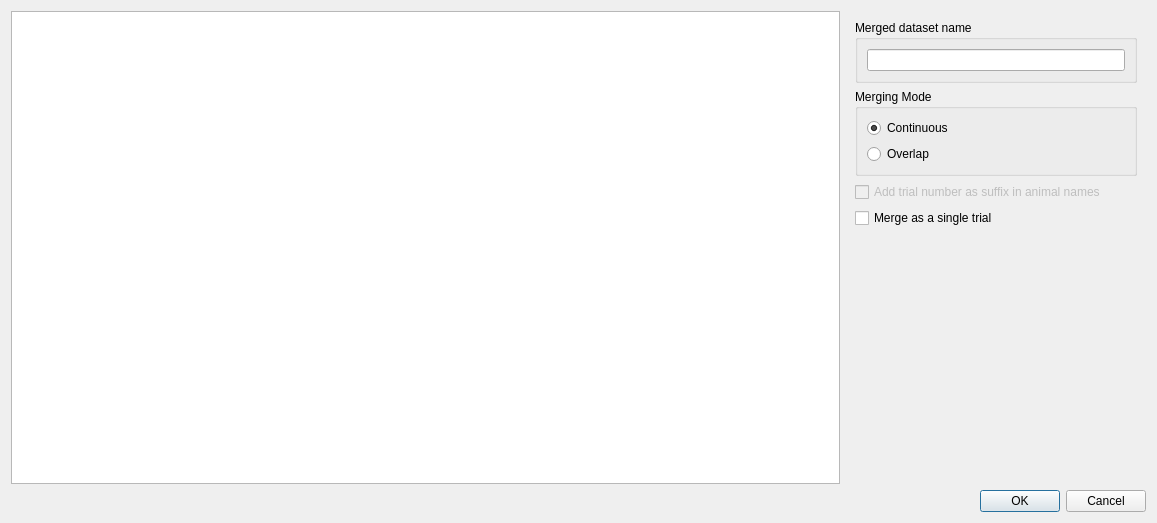
<?xml version="1.0" encoding="UTF-8"?>
<ui version="4.0">
 <author>Anton Rau</author>
 <class>DatasetsMergeDialog</class>
 <widget class="QDialog" name="DatasetsMergeDialog">
  <property name="geometry">
   <rect>
    <x>0</x>
    <y>0</y>
    <width>1157</width>
    <height>523</height>
   </rect>
  </property>
  <property name="windowTitle">
   <string>Merge Datasets</string>
  </property>
  <layout class="QVBoxLayout" name="verticalLayout">
   <item>
    <layout class="QHBoxLayout" name="horizontalLayout">
     <item>
      <widget class="QTableWidget" name="tableWidget">
       <property name="sizePolicy">
        <sizepolicy hsizetype="Expanding" vsizetype="Expanding">
         <horstretch>1</horstretch>
         <verstretch>0</verstretch>
        </sizepolicy>
       </property>
       <property name="editTriggers">
        <set>QAbstractItemView::EditTrigger::NoEditTriggers</set>
       </property>
       <property name="selectionMode">
        <enum>QAbstractItemView::SelectionMode::SingleSelection</enum>
       </property>
       <property name="selectionBehavior">
        <enum>QAbstractItemView::SelectionBehavior::SelectRows</enum>
       </property>
       <property name="verticalScrollMode">
        <enum>QAbstractItemView::ScrollMode::ScrollPerPixel</enum>
       </property>
       <property name="horizontalScrollMode">
        <enum>QAbstractItemView::ScrollMode::ScrollPerPixel</enum>
       </property>
       <attribute name="verticalHeaderVisible">
        <bool>false</bool>
       </attribute>
       <attribute name="verticalHeaderMinimumSectionSize">
        <number>20</number>
       </attribute>
       <attribute name="verticalHeaderDefaultSectionSize">
        <number>20</number>
       </attribute>
      </widget>
     </item>
     <item>
      <widget class="QWidget" name="widgetSettings" native="true">
       <property name="sizePolicy">
        <sizepolicy hsizetype="Fixed" vsizetype="Preferred">
         <horstretch>0</horstretch>
         <verstretch>0</verstretch>
        </sizepolicy>
       </property>
       <property name="minimumSize">
        <size>
         <width>300</width>
         <height>0</height>
        </size>
       </property>
       <layout class="QVBoxLayout" name="verticalLayout_2">
        <item>
         <widget class="QGroupBox" name="groupBoxName">
          <property name="title">
           <string>Merged dataset name</string>
          </property>
          <layout class="QVBoxLayout" name="_3">
           <item>
            <widget class="QLineEdit" name="lineEditName"/>
           </item>
          </layout>
         </widget>
        </item>
        <item>
         <widget class="QGroupBox" name="groupBoxMergingMode">
          <property name="title">
           <string>Merging Mode</string>
          </property>
          <layout class="QVBoxLayout" name="verticalLayout_3">
           <item>
            <widget class="QRadioButton" name="radioButtonContinuousMode">
             <property name="text">
              <string>Continuous</string>
             </property>
             <property name="checked">
              <bool>true</bool>
             </property>
            </widget>
           </item>
           <item>
            <widget class="QRadioButton" name="radioButtonOverlapMode">
             <property name="text">
              <string>Overlap</string>
             </property>
            </widget>
           </item>
          </layout>
         </widget>
        </item>
        <item>
         <widget class="QCheckBox" name="checkBoxGenerateAnimalNames">
          <property name="enabled">
           <bool>false</bool>
          </property>
          <property name="text">
           <string>Add trial number as suffix in animal names </string>
          </property>
         </widget>
        </item>
        <item>
         <widget class="QCheckBox" name="checkBoxSingleTrial">
          <property name="text">
           <string>Merge as a single trial</string>
          </property>
         </widget>
        </item>
        <item>
         <spacer name="verticalSpacer">
          <property name="orientation">
           <enum>Qt::Orientation::Vertical</enum>
          </property>
          <property name="sizeHint" stdset="0">
           <size>
            <width>20</width>
            <height>40</height>
           </size>
          </property>
         </spacer>
        </item>
       </layout>
      </widget>
     </item>
    </layout>
   </item>
   <item>
    <widget class="QDialogButtonBox" name="buttonBox">
     <property name="orientation">
      <enum>Qt::Orientation::Horizontal</enum>
     </property>
     <property name="standardButtons">
      <set>QDialogButtonBox::StandardButton::Cancel|QDialogButtonBox::StandardButton::Ok</set>
     </property>
    </widget>
   </item>
  </layout>
 </widget>
 <resources/>
 <connections>
  <connection>
   <sender>buttonBox</sender>
   <signal>accepted()</signal>
   <receiver>DatasetsMergeDialog</receiver>
   <slot>accept()</slot>
   <hints>
    <hint type="sourcelabel">
     <x>248</x>
     <y>254</y>
    </hint>
    <hint type="destinationlabel">
     <x>157</x>
     <y>274</y>
    </hint>
   </hints>
  </connection>
  <connection>
   <sender>buttonBox</sender>
   <signal>rejected()</signal>
   <receiver>DatasetsMergeDialog</receiver>
   <slot>reject()</slot>
   <hints>
    <hint type="sourcelabel">
     <x>316</x>
     <y>260</y>
    </hint>
    <hint type="destinationlabel">
     <x>286</x>
     <y>274</y>
    </hint>
   </hints>
  </connection>
 </connections>
</ui>
